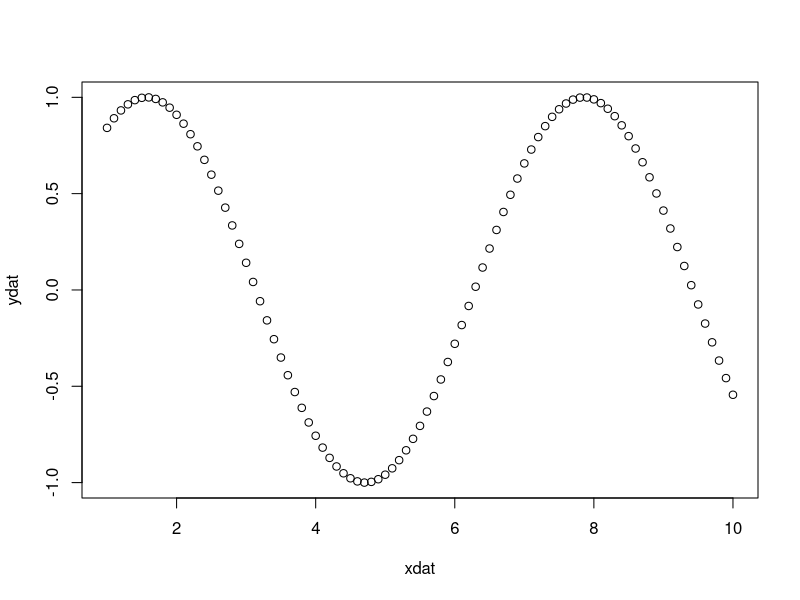
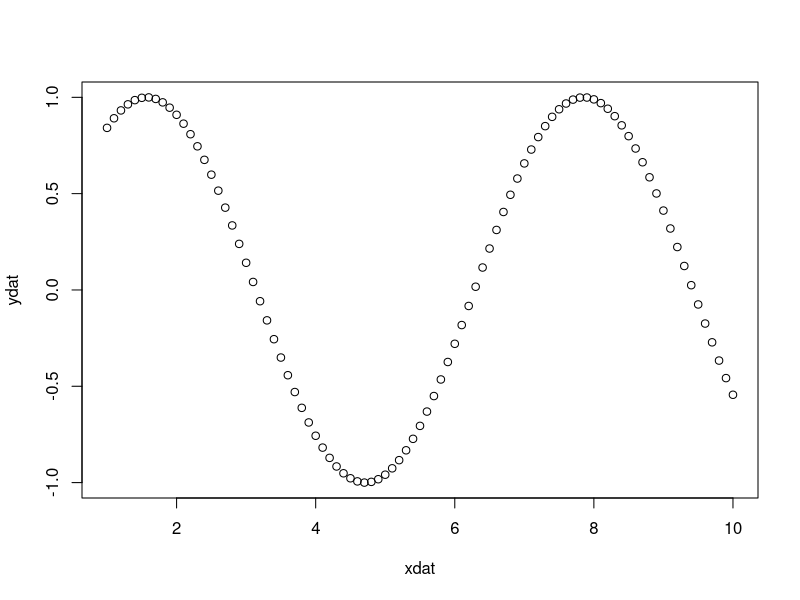
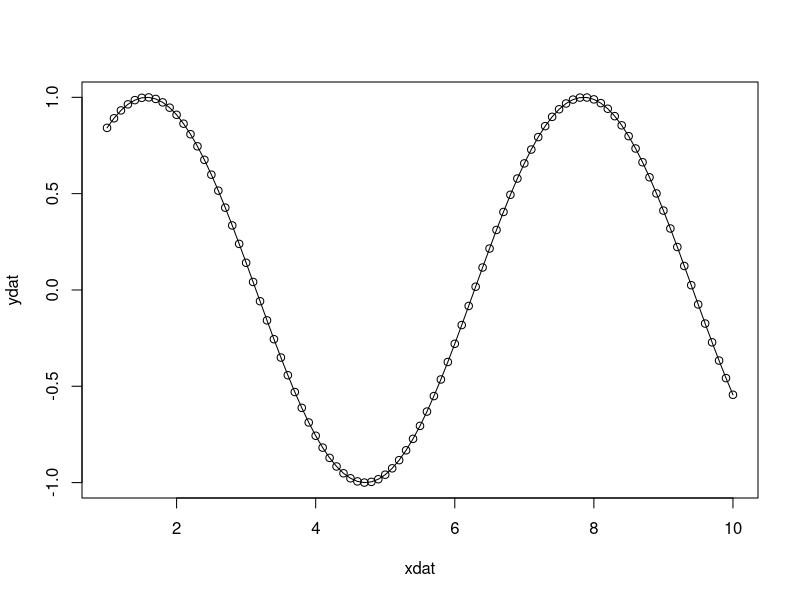
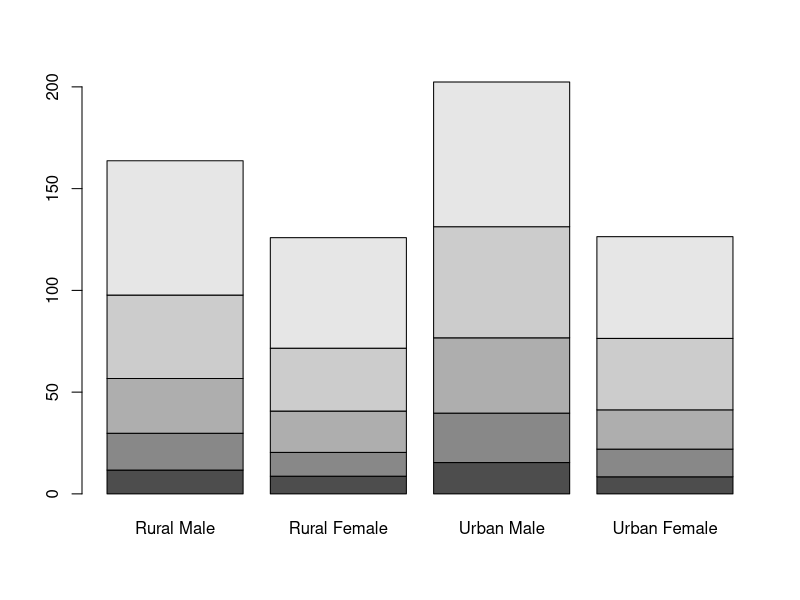
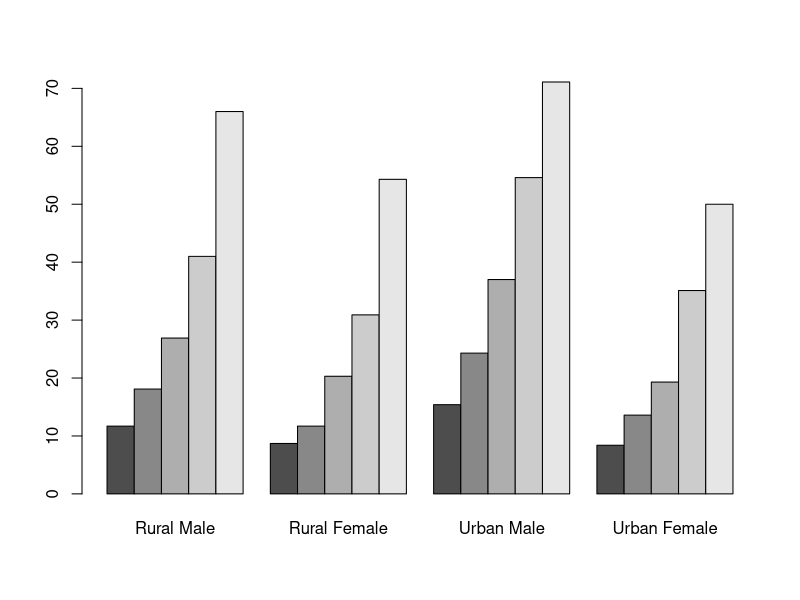
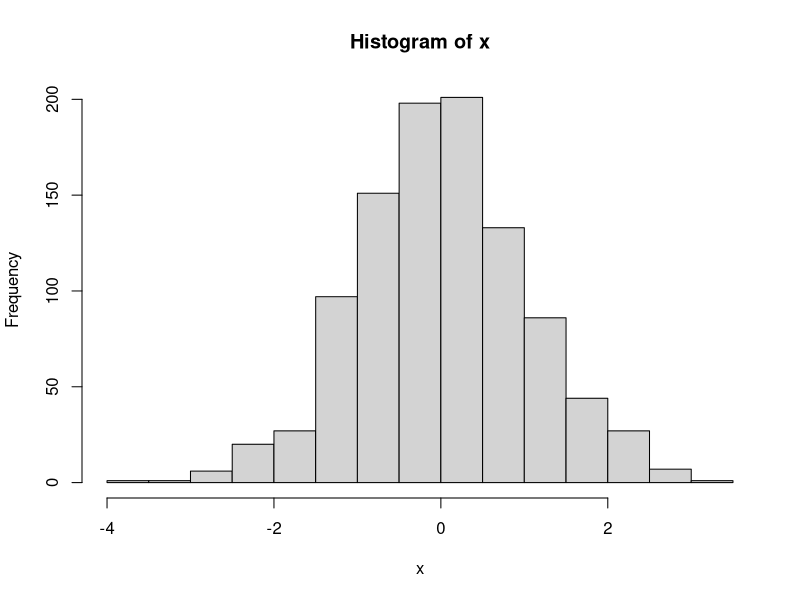
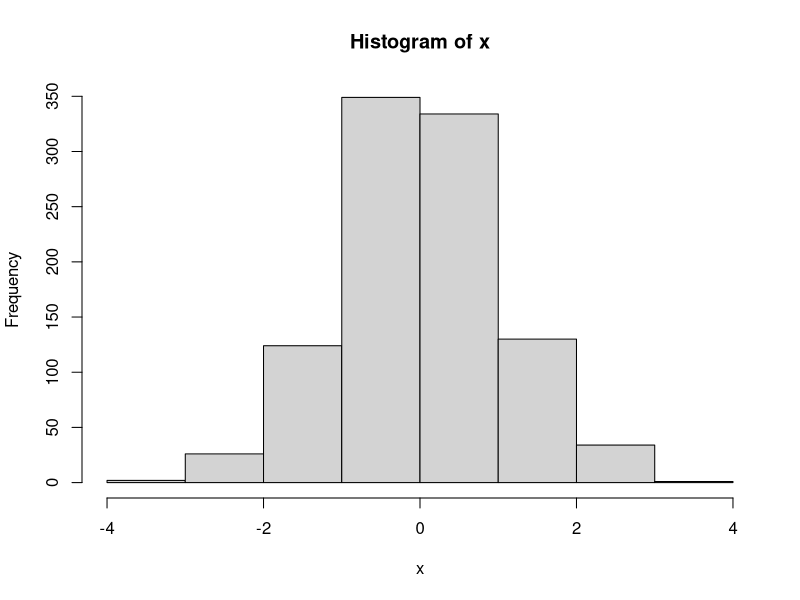
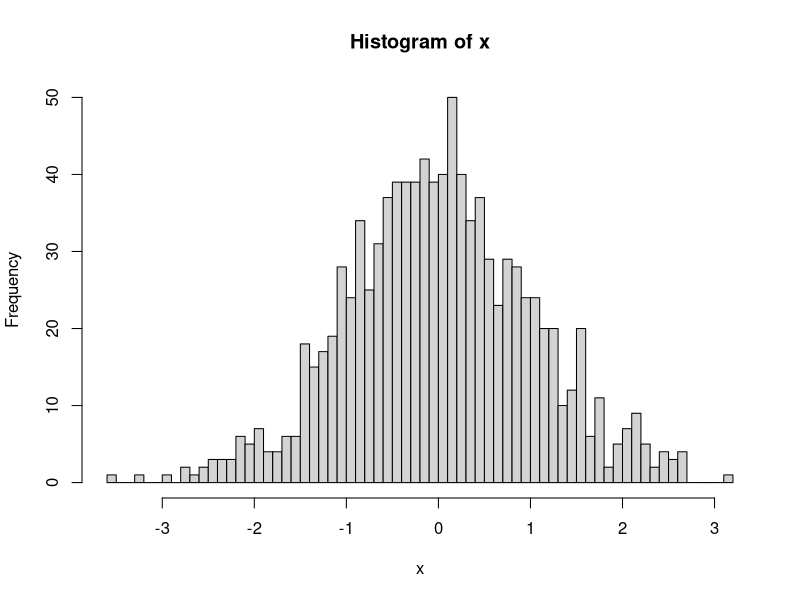

Write the R code that produced these figures, in order.
## ---- chunk 1
# basic x,y plot
xdat <- seq(1,10,by=0.1)
ydat <- sin(xdat)

# using x,y 
plot(xdat, ydat)

#using y~x formula
plot(ydat~xdat)  
## ---- chunk 2
plot(xdat,ydat)
lines(xdat,ydat)
## ---- chunk 3
# loading some builtin data
print(VADeaths)
barplot(VADeaths)
barplot(VADeaths, beside=TRUE)
## ---- chunk 4
# 1000 normally random points with a mean of 0 and a SD of 1
x <- rnorm(1000)
hist(x)
## ---- chunk 5
hist(x,breaks = 5)
hist(x, breaks = 50)
## ---- chunk 6
hc <- hclust(dist(USArrests), "ave")
plot(hc)
## ---- chunk 7
# plot x vs y again in red, filled circles, twice normal size
plot(xdat,ydat, col="red", pch=16, cex=2)
## ---- chunk 8
plot(xdat,ydat, main="Sine curve",xlab="X Values",ylab="Y Values")
## ---- chunk 9
library(ggplot2)
dat <- data.frame(xdat, ydat)
p <- ggplot(dat, aes(x=xdat, y=ydat)) + geom_line()
print(p)

## ---- chunk 10
# some built in data about diamonds
head(diamonds)
p <- ggplot(diamonds)

# plot carat vs price
p + geom_point(aes(x=carat, y=price))

# plot carat vs price and color by clarity
p + geom_point(aes(x=carat, y=price, colour = clarity))

# plot carat vs price, color by clarity and set the transparancy to 0.5
p + geom_point(aes(x=carat, y=price, colour = clarity), alpha = 0.5)
## ---- chunk 11
# using some data about cars
head(mpg)
p <- ggplot(mpg, aes(x=displ, y=hwy)) + geom_point() + geom_smooth(method=lm)
p
## ---- chunk 12
p <- ggplot(mpg, aes(x=displ, y=hwy)) 
p <- p + geom_point(aes(col=class)) + facet_wrap(~manufacturer)
p
## ---- chunk 13
p + theme_bw()
